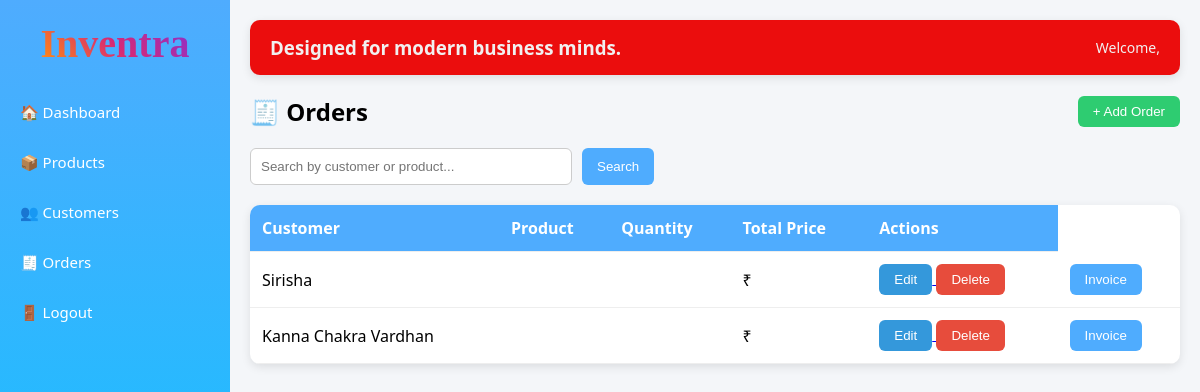
/orders/, run on an earlier commit of the app's database.
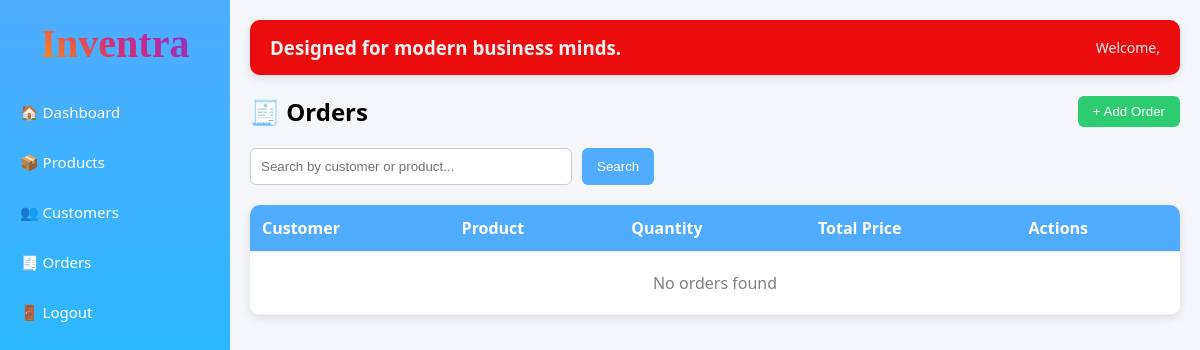
And on a later commit of the database.
### orders/models.py (models this page shows, shortened)
class Order(models.Model):
    customer = models.ForeignKey('customers.Customer', on_delete=models.CASCADE)
    created_at = models.DateTimeField(auto_now_add=True)

### customers/models.py (models this page shows, shortened)
class Customer(models.Model):
    name = models.CharField(max_length=100)
    email = models.EmailField()
    phone = models.CharField(max_length=15)

### orders/views.py (the view)
# urls.py: path('', views.order_list, name='order_list'),
def order_list(request):
    orders = Order.objects.all().order_by('-id')
    return render(request, 'orders/orders_list.html', {'orders': orders})

### templates/orders/orders_list.html
{% extends "base.html" %}
{% block content %}
<div style="display:flex; justify-content:space-between; align-items:center; margin-bottom:20px;">
    <h2 style="margin:0;">🧾 Orders</h2>
    <a href="/orders/add/">
        <button style="background:#2ecc71;">+ Add Order</button>
    </a>
</div>
<form method="GET" style="margin-bottom:20px; display:flex; gap:10px;">
    <input type="text" name="search" placeholder="Search by customer or product..."
           style="padding:10px; width:300px; border-radius:6px; border:1px solid #ccc;">
    <button type="submit">Search</button>
</form>
<table>
<tr>
    <th>Customer</th>
    <th>Product</th>
    <th>Quantity</th>
    <th>Total Price</th>
    <th>Actions</th>
</tr>
{% for order in orders %}
<tr>
    <td>{{ order.customer.name }}</td>
    <td>{{ order.product.name }}</td>
    <td>{{ order.quantity }}</td>
    <td>₹ {{ order.total_price }}</td>
    <td>
        <a href="/orders/edit/{{ order.id }}/">
            <button style="background:#3498db;">Edit</button>
        </a>
        <a href="/orders/delete/{{ order.id }}/"
           onclick="return confirm('Are you sure you want to delete this order?')">
            <button style="background:#e74c3c;">Delete</button>
        </a>
    </td>
    <td>
        <a href="/orders/invoice/{{ order.id }}/">
            <button>Invoice</button>
        </a>
    </td>
</tr>
{% empty %}
<tr>
    <td colspan="5" style="text-align:center; padding:20px; color:gray;">
        No orders found
    </td>
</tr>
{% endfor %}
</table>
{% endblock %}

What changed in the data, as far as the page shows it:
removed Order: customer.name "Sirisha"
removed Order: customer.name "Kanna Chakra Vardhan"
Also different on the page:
text now shown: "No orders found"
